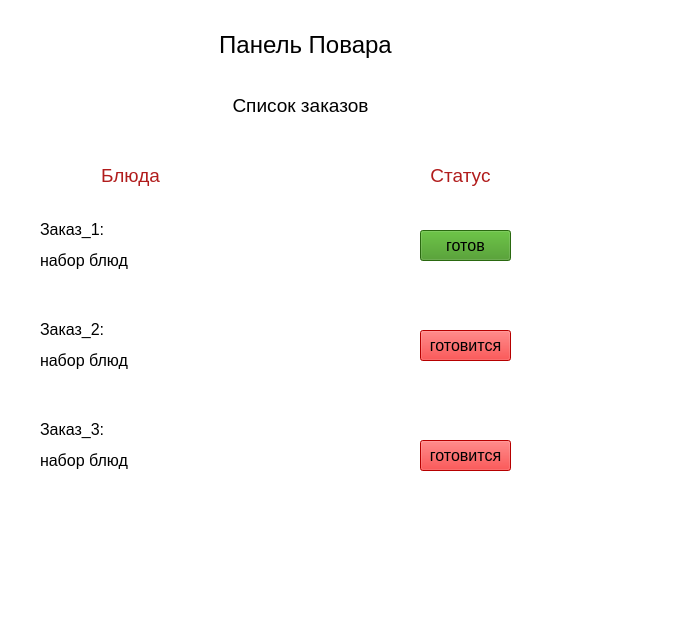
<?xml version="1.0" encoding="UTF-8"?>
<ui version="4.0">
 <class>CookWindow</class>
 <widget class="QMainWindow" name="CookWindow">
  <property name="geometry">
   <rect>
    <x>0</x>
    <y>0</y>
    <width>686</width>
    <height>621</height>
   </rect>
  </property>
  <property name="windowTitle">
   <string>MainWindow</string>
  </property>
  <property name="styleSheet">
   <string notr="true">background-color: rgb(255, 255, 255);</string>
  </property>
  <widget class="QWidget" name="centralwidget">
   <widget class="QLabel" name="labelTitleWindow">
    <property name="geometry">
     <rect>
      <x>130</x>
      <y>20</y>
      <width>351</width>
      <height>51</height>
     </rect>
    </property>
    <property name="text">
     <string>&lt;html&gt;&lt;head/&gt;&lt;body&gt;&lt;p align=&quot;center&quot;&gt;&lt;span style=&quot; font-size:18pt;&quot;&gt;Панель Повара&lt;/span&gt;&lt;/p&gt;&lt;/body&gt;&lt;/html&gt;</string>
    </property>
   </widget>
   <widget class="QLabel" name="labelEmployee">
    <property name="geometry">
     <rect>
      <x>190</x>
      <y>90</y>
      <width>221</width>
      <height>31</height>
     </rect>
    </property>
    <property name="font">
     <font>
      <pointsize>14</pointsize>
     </font>
    </property>
    <property name="text">
     <string>&lt;html&gt;&lt;head/&gt;&lt;body&gt;&lt;p align=&quot;center&quot;&gt;Список заказов&lt;/p&gt;&lt;/body&gt;&lt;/html&gt;</string>
    </property>
   </widget>
   <widget class="QLabel" name="labelEmployee_2">
    <property name="geometry">
     <rect>
      <x>340</x>
      <y>160</y>
      <width>241</width>
      <height>31</height>
     </rect>
    </property>
    <property name="font">
     <font>
      <pointsize>14</pointsize>
     </font>
    </property>
    <property name="text">
     <string>&lt;html&gt;&lt;head/&gt;&lt;body&gt;&lt;p align=&quot;center&quot;&gt;&lt;span style=&quot; color:#b11c1c;&quot;&gt;Статус&lt;/span&gt;&lt;/p&gt;&lt;/body&gt;&lt;/html&gt;</string>
    </property>
   </widget>
   <widget class="QLabel" name="label_3">
    <property name="geometry">
     <rect>
      <x>40</x>
      <y>210</y>
      <width>141</width>
      <height>71</height>
     </rect>
    </property>
    <property name="font">
     <font>
      <pointsize>12</pointsize>
     </font>
    </property>
    <property name="text">
     <string>&lt;html&gt;&lt;head/&gt;&lt;body&gt;&lt;p&gt;Заказ_1:&lt;/p&gt;&lt;p&gt;набор блюд&lt;/p&gt;&lt;/body&gt;&lt;/html&gt;</string>
    </property>
   </widget>
   <widget class="QPushButton" name="pushButton">
    <property name="geometry">
     <rect>
      <x>420</x>
      <y>330</y>
      <width>91</width>
      <height>31</height>
     </rect>
    </property>
    <property name="font">
     <font>
      <pointsize>12</pointsize>
     </font>
    </property>
    <property name="styleSheet">
     <string notr="true">background-color: rgb(255, 0, 0);</string>
    </property>
    <property name="text">
     <string>готовится</string>
    </property>
   </widget>
   <widget class="QPushButton" name="pushButton_3">
    <property name="geometry">
     <rect>
      <x>420</x>
      <y>230</y>
      <width>91</width>
      <height>31</height>
     </rect>
    </property>
    <property name="font">
     <font>
      <pointsize>12</pointsize>
     </font>
    </property>
    <property name="styleSheet">
     <string notr="true">background-color: rgb(59, 146, 23);</string>
    </property>
    <property name="text">
     <string>готов</string>
    </property>
   </widget>
   <widget class="QPushButton" name="pushButton_2">
    <property name="geometry">
     <rect>
      <x>420</x>
      <y>440</y>
      <width>91</width>
      <height>31</height>
     </rect>
    </property>
    <property name="font">
     <font>
      <pointsize>12</pointsize>
     </font>
    </property>
    <property name="styleSheet">
     <string notr="true">background-color: rgb(255, 0, 0);</string>
    </property>
    <property name="text">
     <string>готовится</string>
    </property>
   </widget>
   <widget class="QLabel" name="labelEmployee_3">
    <property name="geometry">
     <rect>
      <x>10</x>
      <y>160</y>
      <width>241</width>
      <height>31</height>
     </rect>
    </property>
    <property name="font">
     <font>
      <pointsize>14</pointsize>
     </font>
    </property>
    <property name="text">
     <string>&lt;html&gt;&lt;head/&gt;&lt;body&gt;&lt;p align=&quot;center&quot;&gt;&lt;span style=&quot; color:#b11c1c;&quot;&gt;Блюда&lt;/span&gt;&lt;/p&gt;&lt;/body&gt;&lt;/html&gt;</string>
    </property>
   </widget>
   <widget class="QLabel" name="label_4">
    <property name="geometry">
     <rect>
      <x>40</x>
      <y>310</y>
      <width>141</width>
      <height>71</height>
     </rect>
    </property>
    <property name="font">
     <font>
      <pointsize>12</pointsize>
     </font>
    </property>
    <property name="text">
     <string>&lt;html&gt;&lt;head/&gt;&lt;body&gt;&lt;p&gt;Заказ_2:&lt;/p&gt;&lt;p&gt;набор блюд&lt;/p&gt;&lt;/body&gt;&lt;/html&gt;</string>
    </property>
   </widget>
   <widget class="QLabel" name="label_5">
    <property name="geometry">
     <rect>
      <x>40</x>
      <y>410</y>
      <width>141</width>
      <height>71</height>
     </rect>
    </property>
    <property name="font">
     <font>
      <pointsize>12</pointsize>
     </font>
    </property>
    <property name="text">
     <string>&lt;html&gt;&lt;head/&gt;&lt;body&gt;&lt;p&gt;Заказ_3:&lt;/p&gt;&lt;p&gt;набор блюд&lt;/p&gt;&lt;/body&gt;&lt;/html&gt;</string>
    </property>
   </widget>
  </widget>
  <widget class="QMenuBar" name="menubar">
   <property name="geometry">
    <rect>
     <x>0</x>
     <y>0</y>
     <width>686</width>
     <height>23</height>
    </rect>
   </property>
  </widget>
  <widget class="QStatusBar" name="statusbar"/>
 </widget>
 <resources/>
 <connections/>
</ui>
